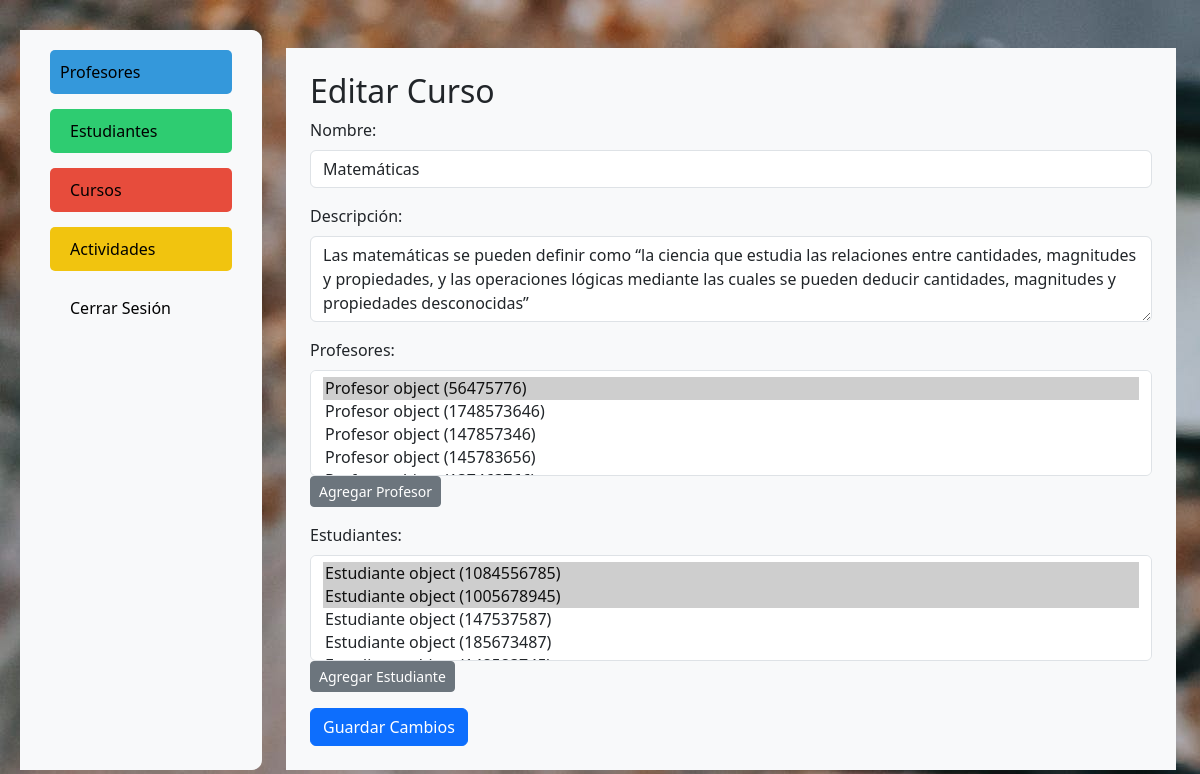
/cursos/editar/4/, run on the app's committed database.
### cursos/models.py (models this page shows, shortened)
class Curso(models.Model):
    nombre = models.CharField(max_length=100)
    descripcion = models.TextField()
    profesores = models.ManyToManyField(Profesor, related_name='cursos')
    estudiantes = models.ManyToManyField(Estudiante, related_name='cursos')

### cursos/views.py (the view)
# urls.py: path('cursos/editar/<int:curso_id>/', views.editar_curso, name='editar_curso'),
def editar_curso(request, curso_id):
    curso = get_object_or_404(Curso, pk=curso_id)
    if request.method == 'POST':
        form = CursoForm(request.POST, instance=curso)
        if form.is_valid():
            form.save()
            return redirect('lista_cursos')
    else:
        form = CursoForm(instance=curso)
    return render(request, 'cursos/editar_curso.html', {'form': form, 'curso': curso})

### cursos/forms.py
class CursoForm(forms.ModelForm):
    class Meta:
        model = Curso
        fields = ['nombre', 'descripcion', 'profesores', 'estudiantes']
        widgets = {
            'nombre': forms.TextInput(attrs={'class': 'form-control'}),
            'descripcion': forms.Textarea(attrs={'class': 'form-control', 'rows': 3}),
            'profesores': forms.SelectMultiple(attrs={'class': 'form-select'}),
            'estudiantes': forms.SelectMultiple(attrs={'class': 'form-select'}),
        }

### cursos/templates/cursos/editar_curso.html (shortened to what this page needs)
{% extends 'plantilla.html' %}
{% block content %}
<div class="container mt-4">
    <form method="post" enctype="multipart/form-data" class="p-4 bg-light" id="cursoForm">
        <h2>Editar Curso</h2>
        <div class="mb-3">
            <label for="id_nombre" class="form-label">Nombre:</label>
            {{ form.nombre }}
        </div>
        <div class="mb-3">
            <label for="id_descripcion" class="form-label">Descripción:</label>
            {{ form.descripcion }}
        </div>
        <div class="mb-3" id="profesoresContainer">
            <label for="id_profesores" class="form-label">Profesores:</label>
            {{ form.profesores }}
            <button type="button" class="btn btn-sm btn-secondary" onclick="agregarCampo('profesoresContainer', 'profesores')">Agregar Profesor</button>
        </div>
        <div class="mb-3" id="estudiantesContainer">
            <label for="id_estudiantes" class="form-label">Estudiantes:</label>
            {{ form.estudiantes }}
            <button type="button" class="btn btn-sm btn-secondary" onclick="agregarCampo('estudiantesContainer', 'estudiantes')">Agregar Estudiante</button>
        </div>
        <button type="submit" class="btn btn-primary">Guardar Cambios</button>
    </form>
</div>
{% endblock %}

### cursos/static/estilos.css (style rules this page uses)
body { background-color: #2052bd; }
body { background-image: url('img/fondo.jpg'); }

### data on the page
Curso: nombre "Matemáticas", descripcion "Las matemáticas se pueden definir como “la ciencia que estudia las relaciones entre cantidades, magnitudes y propiedades, y las operaciones lógicas mediante las cuales se pueden deducir cantidades, magnitudes y propiedades desconocidas”"
